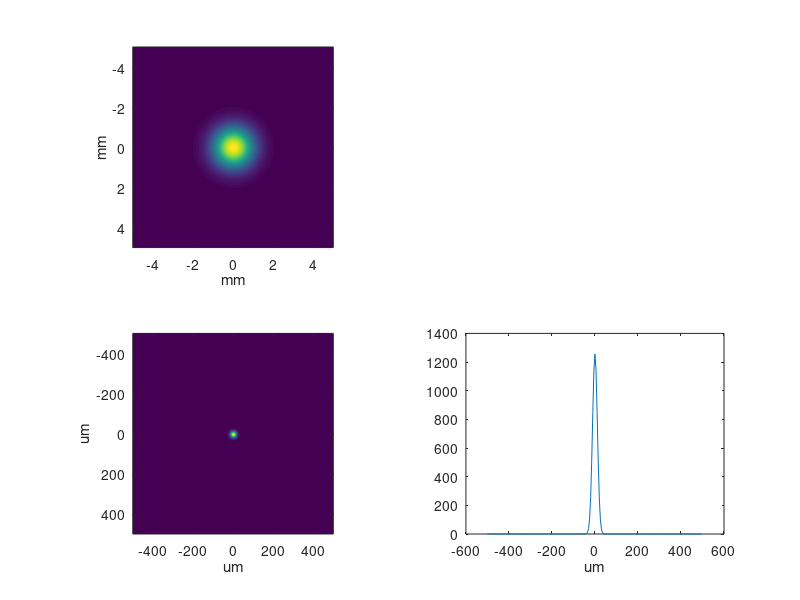

This figure's MATLAB source:
% lens optics Fourier transform
clear
% Define the sample grid
W = 0.01;       % sample region (m);
M = 200;
dx = W/M;
x = -W/2:dx:W/2-dx;
[X,Y] = meshgrid(x,x);
% [theta,r] = cart2pol(x,y);

% define the incoming beam
w0 = 0.001;      % radius of incoming beam
e = exp(-(X.^2+Y.^2)/w0^2);                    %Amplitude of a Gaussian beam with radius w0.

subplot(2,2,1)
imagesc(x*1e3,x*1e3,abs(e))
axis image;
xlabel('mm');
ylabel('mm');

g0 = fftshift(e);
G0 = fft2(g0);
G  = fftshift(G0);

% scaling factor
lambda = 0.5e-6;
F = 0.1;

fx2 = linspace(-lambda*F*M/(2*W), lambda*F*M/(2*W), M);


fx = -1/(2*dx):1/W:1/(2*dx)-1/W;
fx = fx *F*lambda;


fy = fx;

subplot(2,2,3);
imagesc(fx*1e6,fy*1e6,abs(G));
axis image;
xlabel('um');
ylabel('um');

subplot(2,2,4);
plot(fx*1e6,abs(G(M/2+1,:)));
xlabel('um');